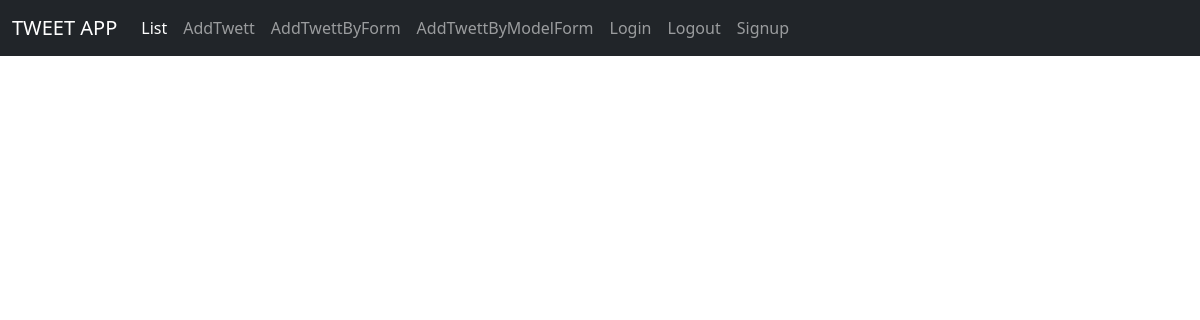
Before: / with the older database file.
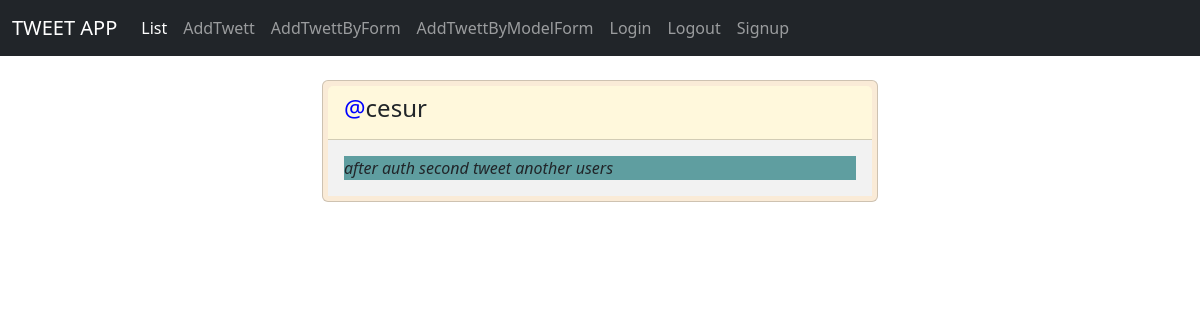
After: the same page with the newer database file.
### tweetapp/models.py (models this page shows, shortened)
class Tweet(models.Model):
    username = models.ForeignKey(User, on_delete=models.CASCADE, null=True)  # kullaıcı silinirse tweetleride silinsin
    tweet = models.CharField(max_length=140)

### tweetapp/views.py (the view)
# urls.py: path('', views.listtweet, name='listtweet'),
def listtweet(request):
    all_tweets = models.Tweet.objects.all()
    tweet_dict = {'tweets': all_tweets}
    return render(request, 'tweetapp/listtweet.html', context=tweet_dict)

### tweetapp/templates/tweetapp/listtweet.html (shortened to what this page needs)
{% extends "base.html" %}
{% block content %}
<div class="container" style="width: 50%;">
    {% for tweet in tweets %}
    <div class="card " style="padding: 5px; margin: 10px;background-color: antiquewhite;">
        <div class="card-header" style="background-color: cornsilk">
            <h4>  <span style="color: blue;">@</span>{{tweet.username}}</h4>
        </div>
        <div class="card-body" style="background-color: #f2f2f2">
            <p class="card-text" style="background-color: cadetblue"><em> {{tweet.tweet}} </em></p>
        </div>
    </div>
    {% endfor %}
</div>
{% endblock %}

### templates/base.html (shortened to what this page needs)
{% load static %}
<html lang="en">
<head>
    <link href="https://cdn.jsdelivr.net/npm/bootstrap@5.3.0-alpha3/dist/css/bootstrap.min.css" rel="stylesheet"
>
    <link rel="stylesheet" href="{% static 'tweetapp/customform.css' %}">
</head>
<body>
<nav class="navbar navbar-expand-md navbar-dark bg-dark mb-4">
    <div class="container-fluid">
        <a class="navbar-brand" href="{% url 'tweetapp:listtweet' %}">TWEET APP</a>
        <div class="collapse navbar-collapse" id="navbarCollapse">
            <ul class="navbar-nav me-auto mb-2 mb-md-0">
                <li class="nav-item">
                    <a class="nav-link active" aria-current="page" href="{% url 'tweetapp:listtweet' %}">List</a>
                </li>
                <li class="nav-item">
                    <a class="nav-link" href="{% url 'tweetapp:addtweet' %}">AddTwett</a>
                </li>
                <li class="nav-item">
                    <a class="nav-link" href="{% url 'tweetapp:addtweetbyform' %}">AddTwettByForm</a>
                </li>
                <li class="nav-item">
                    <a class="nav-link" href="{% url 'tweetapp:addtweetbymodelform' %}">AddTwettByModelForm</a>
                </li>
                <li class="nav-item">
                    <a class="nav-link" href="{% url 'login' %}">Login</a>
                </li>
                <li class="nav-item">
                    <a class="nav-link" href="{% url 'logout' %}?next=/">Logout</a>
                </li>
                <li class="nav-item">
                    <a class="nav-link" href="{% url 'tweetapp:signup' %}">Signup</a>
                </li>
            </ul>
        </div>
    </div>
</nav>
    {% block content %}
    {% endblock %}
</body>
</html>

Changed rows visible on the page:
added Tweet: username "cesur", tweet "after auth second tweet another users"
